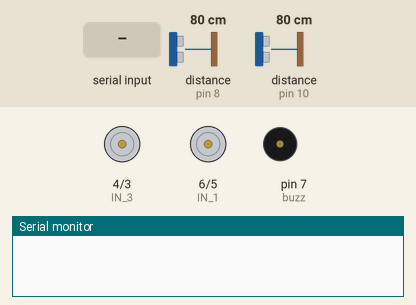
Simulated run of this sketch. Board: Arduino Uno, built with avr-gcc and run on an emulated ATmega328P. Parts: motor-driver pin pairs drawn as motors (green arrow = first pin HIGH = forward, orange = second pin HIGH = backward, longer = more drive), buzzer (waves = sounding, pin HIGH), the last lines printed to the serial monitor. Wiring (inferred from the names in the program): 2 × ultrasonic range finder: trigger pin 9, echo pin 8 / trigger pin 11, echo pin 10. The test bench sets the inputs (shaded band); at power-on: distance to the obstacle (sensors on pin 8, pin 10) 80 cm. The echo pulse lasts 58.3 µs per cm; pins used as bus, display or sensor lines are not drawn.

Above: at 1.2 s.
1.3 s: "F" received over Serial
At 2.2 s:
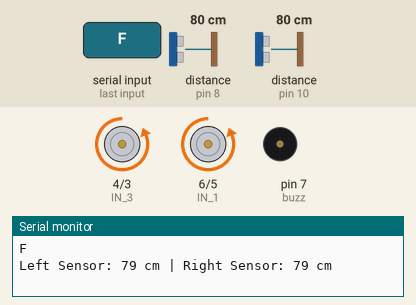
4.3 s: "L" received over Serial
Timing chart, 0 to 7.3 s (numbered marks = the images above; inputs shaded):
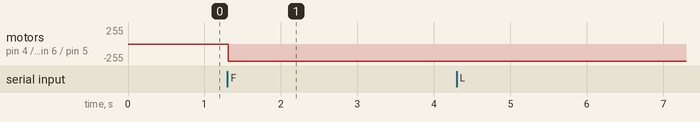

The sketch:

EDGE_Avoider_Car.ino
```cpp
//Bluetooth Control Edge Avoider
//Created By Ankuram Robo PVT.LTD.
// Starting of Program
#define buzz 7
#define IN_1 6      //  Left forward motor
#define IN_2 5     //  left backward motor
#define IN_3 4     //  right forward motor
#define IN_4 3     //  right backward motor
int distance1;
int duration1;
int distance2;
int duration2;
//Define pins for Ultrasonic sensor
#define trigPin_Right 9
#define echoPin_Right 8
#define trigPin_Left 11
#define echoPin_Left 10
int Right, Left;

char command;

void setup()
{
  Serial.begin(9600);  //Set the baud rate to your Bluetooth module.
    pinMode(trigPin_Right, OUTPUT);
    pinMode(echoPin_Right, INPUT);
    pinMode(trigPin_Left, OUTPUT);
    pinMode(echoPin_Left, INPUT);
  pinMode(buzz, OUTPUT);
  pinMode(IN_1, OUTPUT);
  pinMode(IN_2, OUTPUT);
  pinMode(IN_3, OUTPUT);
  pinMode(IN_4, OUTPUT);

}

void Sonic1() {
    digitalWrite(trigPin_Right, LOW);
  delayMicroseconds(2);
  digitalWrite(trigPin_Right, HIGH);  // Transmit Waves For 10us
  delayMicroseconds(10);
  digitalWrite(trigPin_Right, LOW);
  duration1 = pulseIn(echoPin_Right, HIGH);  // Receive Reflected Waves
  distance1 = ((duration1 / 2) * 0.343)/10;
}

void Sonic2() {
    digitalWrite(trigPin_Left, LOW);
  delayMicroseconds(2);
  digitalWrite(trigPin_Left, HIGH);  // Transmit Waves For 10us
  delayMicroseconds(10);
  digitalWrite(trigPin_Left, LOW);
  duration2 = pulseIn(echoPin_Left, HIGH);  // Receive Reflected Waves
  distance2 = ((duration2 / 2) * 0.343)/10;
}

void loop(){
  Sonic1();
  Sonic2();

    // Serial.print("Right");
    // Serial.println(digitalRead(IR1));
    // Serial.print("Left");
    // Serial.println(digitalRead(IR2));

  if(Serial.available() > 0){
    command = Serial.read();
    Serial.println(command);


    switch(command){
    case 'F':forward();
      break;
    case 'B':backward();
      break;
    case 'L':right();
      break;
    case 'R':left();
      break;
    case 'G':FLeft();
      break;
    case 'H':BLeft();
      break;
    case 'I':FRight();
      break;
    case 'J':BRight();
      break;

    }

    //int Right = A0;
    //int Left = A1;
    // long distance1 = getDistance(trigPin_Right, echoPin_Right);
    // long distance2 = getDistance(trigPin_Left, echoPin_Left);
    Serial.print("Left Sensor: ");
    Serial.print(distance1);
    Serial.print(" cm | Right Sensor: ");
    Serial.print(distance2);
    Serial.println(" cm");
    if(distance1 > 10 || distance2 > 10) {

      backward();

    }
    if(distance1 < 10 || distance2 < 10){
      command = Serial.read();
    }
 }
}

void forward()
{
      digitalWrite(IN_1, HIGH);
      digitalWrite(IN_2, LOW);
      digitalWrite(IN_3, HIGH);
      digitalWrite(IN_4, LOW);
}

void backward()
{
      digitalWrite(IN_1, LOW);
      digitalWrite(IN_2, HIGH);
      digitalWrite(IN_3, LOW);
      digitalWrite(IN_4, HIGH);
}

void left()
{
    digitalWrite(IN_1, LOW);
    digitalWrite(IN_2, HIGH);
    digitalWrite(IN_3, HIGH);
    digitalWrite(IN_4, LOW);
}

void right()
{
    digitalWrite(IN_1, HIGH);
    digitalWrite(IN_2, LOW);
    digitalWrite(IN_3, LOW);
    digitalWrite(IN_4, HIGH);
}

void FRight()
{
    digitalWrite(IN_1, HIGH);
    digitalWrite(IN_2, LOW);
    digitalWrite(IN_3, LOW);
    digitalWrite(IN_4, HIGH);
}

void BRight()
{
    digitalWrite(IN_1, LOW);
    digitalWrite(IN_2, HIGH);
    digitalWrite(IN_3, HIGH);
    digitalWrite(IN_4, LOW);
}

void FLeft()
{
    digitalWrite(IN_1, HIGH);
    digitalWrite(IN_2, LOW);
    digitalWrite(IN_3, LOW);
    digitalWrite(IN_4, HIGH);
}

void BLeft()
{
    digitalWrite(IN_1, LOW);
    digitalWrite(IN_2, HIGH);
    digitalWrite(IN_3, HIGH);
    digitalWrite(IN_4, LOW);
}

void Stop()
{
    digitalWrite(IN_1, LOW);
    digitalWrite(IN_2, LOW);
    digitalWrite(IN_3, LOW);
    digitalWrite(IN_4, LOW);
}
/*
      long distance1 = getDistance(trigPin_Right, echoPin_Right);
    long distance2 = getDistance(trigPin_Left, echoPin_Left);
    Serial.print("Left Sensor: "); Serial.print(distance1);
    Serial.print(" cm | Right Sensor: "); Serial.print(distance2);
    Serial.println(" cm");

    if (distance1 < 10 || distance2 < 15) { // Edge detected
        stopMoving();
        delay(500);
        moveBackward();
        delay(500);
        turnRight();
        delay(500);
    } else {
        moveForward();
    }
*/
```

Measured:
- after the input at 1.3 s, motor on pin 4 (IN_3) / pin 3 (IN_4), motor on pin 6 (IN_1) / pin 5 (IN_2): stopped → backward 255/255 at once
